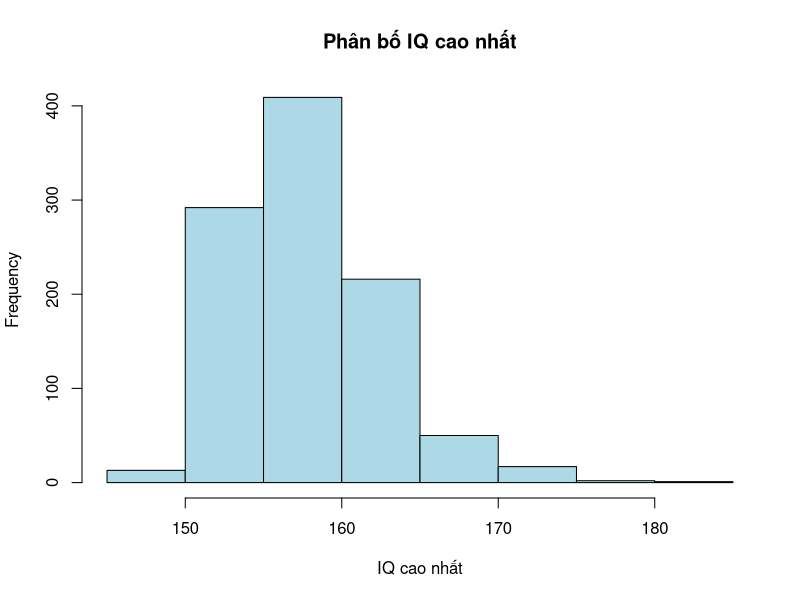

Reproduce this figure in R.
## ---- chunk 1
knitr::opts_chunk$set(echo = TRUE)
library(tidyverse)
library(dplyr)
## ---- chunk 2
set.seed(123)
n<-1000
xx1 <- sample(1:6, n, replace=TRUE)
xx2 <- sample(1:6, n, replace=TRUE)
tong <- xx1 + xx2

xs_mophong <- mean(tong==5|tong==7)
xs_lythuyet <- 10/36

xs_mophong
xs_lythuyet
## ---- chunk 3
set.seed(123)
monty_hall <- function(k, n=10000){
  win <- 0
  for(i in 1:n){
    doors <- 1:k
    car <- sample(doors,1)
    first_choice <- sample(doors,1)
    if( first_choice!=car){
      win <- win + 1
    }
  }
  return(win/n)
}
result <- data.frame(
  k=c(5,10),
  mo_phong= c(monty_hall(5,10000), monty_hall(10,10000)),
  ly_thuyet=c((5-1)/5,(10-1)/10)
)
result
## ---- chunk 4
p <- 1-(0.6)^7
p
## ---- chunk 5
set.seed(123)
B <- 10000
dem <- 0
for(i in 1:B){
  result <- sample(c("A","B"), size=7, replace=TRUE, prob=c(0.6, 1-0.6))
  if("B"%in% result){
    dem <- dem + 1
  }
}
xs_mophong <- dem/B
xs_mophong
## ---- chunk 6
21/32
## ---- chunk 7
set.seed(123)
n <- 10000
A_win <- 0
for(i in 1:n){
  A<-1
  B<-0
  while(A<4 & B<4){
    result <- sample(c("A","B"),1)
    if(result=="A"){
      A<- A+1
    }else{
      B<- B+1
    }
  }
  if(A==4){
    A_win <- A_win+1
  }
}
A_win / n
## ---- chunk 8
mean <- 155
sd <- 10
p_a <- 1- pnorm(170, mean=mean, sd=sd)
p_a
## ---- chunk 9
p_b <- pnorm(150, mean = mean, sd = sd)
p_b
## ---- chunk 10
p_c <- pnorm(160, mean = mean, sd = sd) -
       pnorm(150, mean = mean, sd = sd)

p_c
## ---- chunk 11
height_1_percent <- qnorm(0.99, mean = mean, sd = sd)
height_1_percent
## ---- chunk 12
set.seed(123)
B <- 1000
max_iq <- numeric(B)
for(i in 1:B){
  iq <- rnorm(10000,
              mean = 100,
              sd = 15)

  max_iq[i] <- max(iq)
}
head(max_iq)
hist(max_iq,
     main = "Phân bố IQ cao nhất",
     xlab = "IQ cao nhất",
     col = "lightblue",
     border = "black")
